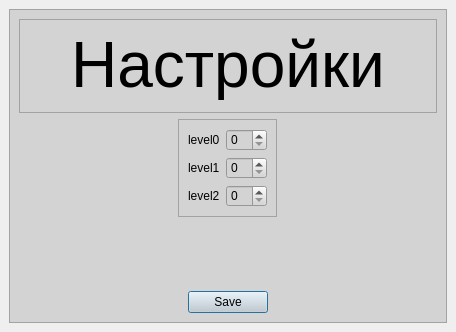
<?xml version="1.0" encoding="UTF-8"?>
<ui version="4.0">
 <class>MainWindow</class>
 <widget class="QMainWindow" name="MainWindow">
  <property name="geometry">
   <rect>
    <x>0</x>
    <y>0</y>
    <width>456</width>
    <height>332</height>
   </rect>
  </property>
  <property name="windowTitle">
   <string>MainWindow</string>
  </property>
  <widget class="QWidget" name="centralwidget">
   <layout class="QVBoxLayout" name="verticalLayout">
    <item>
     <widget class="QFrame" name="frame">
      <property name="styleSheet">
       <string notr="true">background-color: lightgray;</string>
      </property>
      <property name="frameShape">
       <enum>QFrame::StyledPanel</enum>
      </property>
      <property name="frameShadow">
       <enum>QFrame::Raised</enum>
      </property>
      <layout class="QVBoxLayout" name="verticalLayout_2">
       <item>
        <widget class="QFrame" name="set_lab">
         <property name="frameShape">
          <enum>QFrame::StyledPanel</enum>
         </property>
         <property name="frameShadow">
          <enum>QFrame::Raised</enum>
         </property>
         <layout class="QHBoxLayout" name="horizontalLayout">
          <item>
           <widget class="QLabel" name="label">
            <property name="text">
             <string>&lt;html&gt;&lt;head/&gt;&lt;body&gt;&lt;p align=&quot;center&quot;&gt;&lt;span style=&quot; font-size:48pt;&quot;&gt;Настройки&lt;/span&gt;&lt;/p&gt;&lt;/body&gt;&lt;/html&gt;</string>
            </property>
           </widget>
          </item>
         </layout>
        </widget>
       </item>
       <item alignment="Qt::AlignHCenter">
        <widget class="QFrame" name="frame_3">
         <property name="layoutDirection">
          <enum>Qt::LeftToRight</enum>
         </property>
         <property name="frameShape">
          <enum>QFrame::StyledPanel</enum>
         </property>
         <property name="frameShadow">
          <enum>QFrame::Raised</enum>
         </property>
         <layout class="QFormLayout" name="formLayout">
          <item row="0" column="0">
           <widget class="QLabel" name="label_2">
            <property name="text">
             <string>level0</string>
            </property>
           </widget>
          </item>
          <item row="0" column="1">
           <widget class="QSpinBox" name="spinBox">
            <property name="alignment">
             <set>Qt::AlignJustify|Qt::AlignTop</set>
            </property>
            <property name="buttonSymbols">
             <enum>QAbstractSpinBox::UpDownArrows</enum>
            </property>
           </widget>
          </item>
          <item row="1" column="0">
           <widget class="QLabel" name="label_3">
            <property name="text">
             <string>level1</string>
            </property>
           </widget>
          </item>
          <item row="1" column="1">
           <widget class="QSpinBox" name="spinBox_2"/>
          </item>
          <item row="2" column="0">
           <widget class="QLabel" name="label_4">
            <property name="text">
             <string>level2</string>
            </property>
           </widget>
          </item>
          <item row="2" column="1">
           <widget class="QSpinBox" name="spinBox_3">
            <property name="layoutDirection">
             <enum>Qt::LeftToRight</enum>
            </property>
           </widget>
          </item>
         </layout>
        </widget>
       </item>
       <item alignment="Qt::AlignHCenter|Qt::AlignBottom">
        <widget class="QDialogButtonBox" name="buttons">
         <property name="standardButtons">
          <set>QDialogButtonBox::Save</set>
         </property>
        </widget>
       </item>
      </layout>
     </widget>
    </item>
   </layout>
  </widget>
 </widget>
 <resources/>
 <connections/>
</ui>
